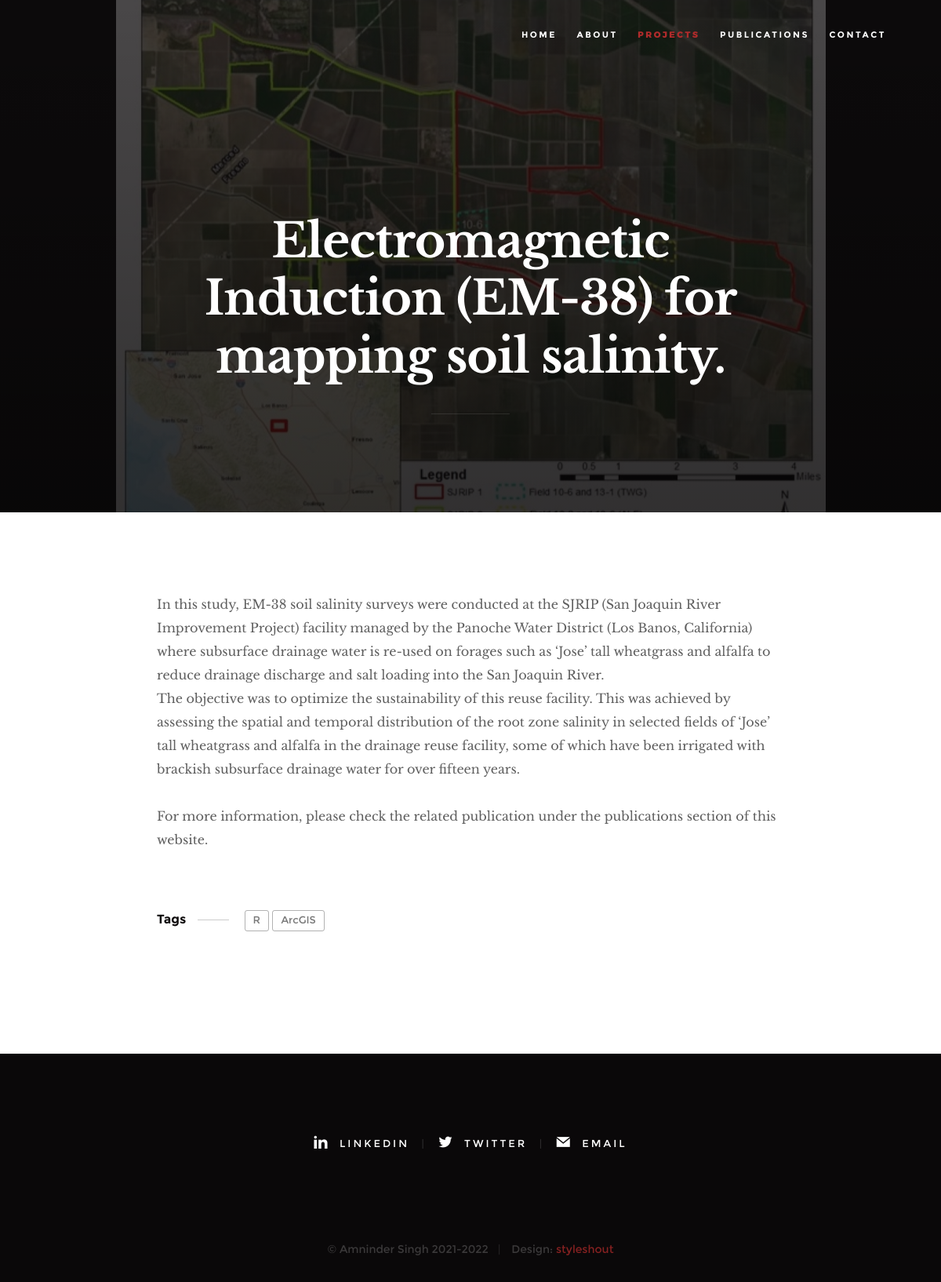
Page /project/3/ on the earlier database version.
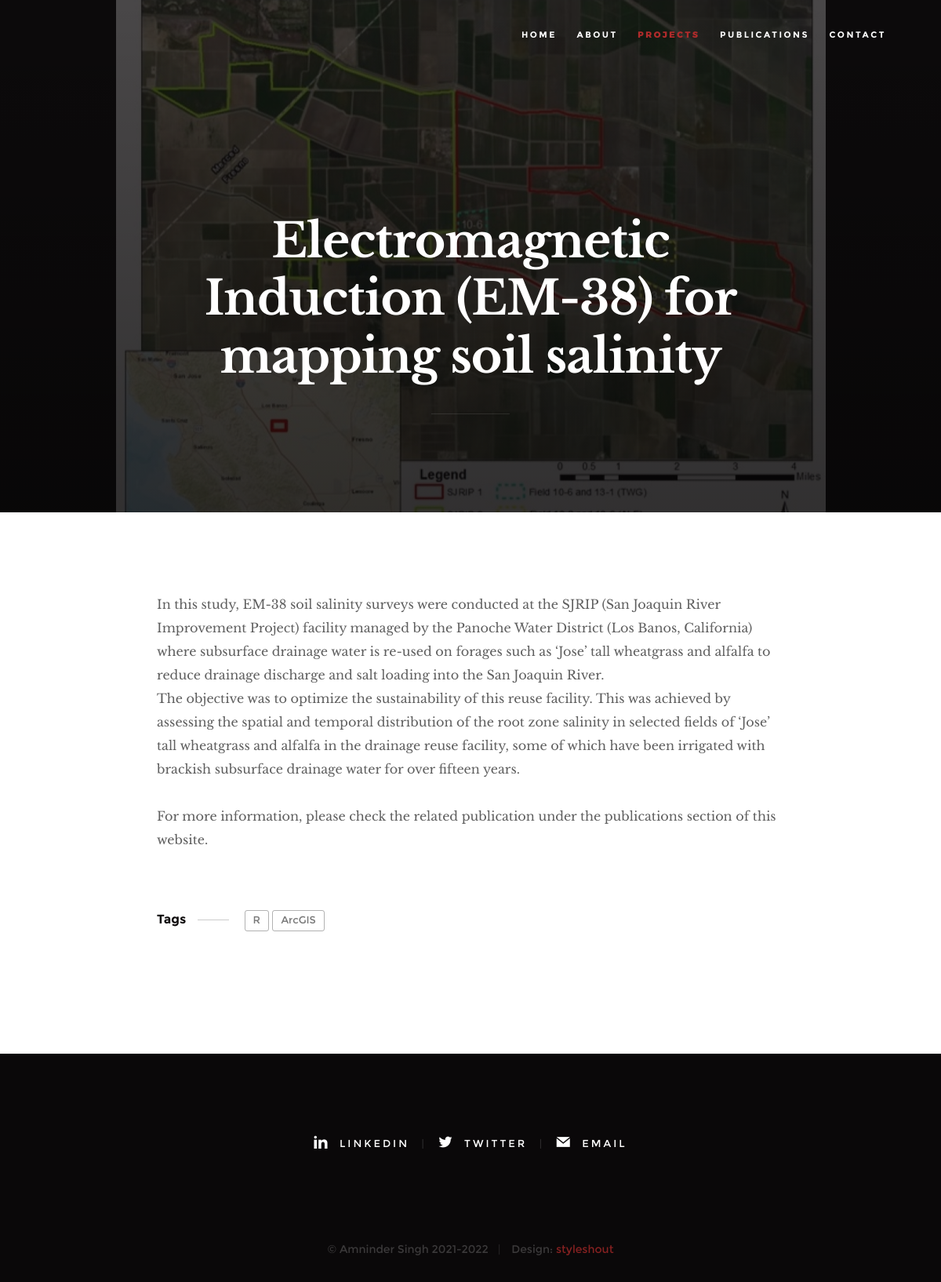
Same page on the later database version.
### home/models.py (models this page shows, shortened)
class Project(models.Model):
    title = models.CharField(max_length=200)
    description = models.TextField(null=True, blank=True)
    featured_image = models.ImageField(null=True, blank=True, default="default.jpg")
    image1 = models.ImageField(null=True, blank=True, default="default.jpg")
    image2 = models.ImageField(null=True, blank=True, default="default.jpg")
    image3 = models.ImageField(null=True, blank=True, default="default.jpg")
    project_link = models.TextField(max_length=500, null=True, blank=True)
    publication_link = models.TextField(max_length=2000, null=True, blank=True)
    tags = models.ManyToManyField('Tag', blank=True)
    created = models.DateTimeField(auto_now_add=True)
    class Meta:
        ordering = ['-created']

### home/views.py (the view)
# urls.py: path('project/<int:pk>/', views.project, name = "project")
def project(request, pk):
    projectObj = Project.objects.get(id=pk)
    return render(request, 'single-project.html', {'project': projectObj})

### home/models.py (called while the page is built)
    def __str__(self):
        return self.name

### templates/single-project.html (shortened to what this page needs)
{% load static %}
<!DOCTYPE html>
<html class="no-js" lang="en">
<head>
    <link rel="stylesheet" href="{% static 'css/base.css' %}">
    <link rel="stylesheet" href="{% static 'css/vendor.css' %}">
    <link rel="stylesheet" href="{% static 'css/main.css' %}">
</head>
<body id="top">
    <header class="s-header">
        <nav class="header-nav-wrap">
            <ul class="header-nav">
                <li><a href="{% url 'home' %}" title="home">Home</a></li>
                <li><a href="{% url 'home' %}#about" title="about">About</a></li>
                <li class="current"><a href="{% url 'home' %}#projects" title="projects">Projects</a></li>
                <li><a href="{% url 'home' %}#publications" title="publications">Publications</a></li>
                <li><a href="{% url 'home' %}#contact" title="contact">Contact</a></li>
            </ul>
        </nav>
    </header>
    <article class="blog-single">
        <div class="page-header page-header--single page-hero" style="background-image:url({{project.featured_image.url}});">
            <div class="row page-header__content narrow">
                <article class="col-full">
                    <div class="page-header__info">
                    </div>
                    <h1 class="page-header__title">
                        <a href="#0" title="">
                            {{project.title}}
                        </a>
                    </h1>
                    <ul class="page-header__meta">
                    </ul>
                </article>
            </div>
        </div>
        <div class="row blog-content">
            <div class="col-full blog-content__main">
                <p> {{project.description|linebreaks}}</p>
                <p class="blog-content__tags">
                    <span>Tags</span>
                    {% for tag in project.tags.all %}
                    <span class="blog-content__tag-list">
                        <a>{{tag}}</a>
                    </span>
                    {% endfor %}
                </p>
            </div>
        </div>
    </article>
    <footer>
        <div class="row">
            <div class="col-full">
                <ul class="footer-social">
                    <li><a href="https://www.linkedin.com/in/amninder-singh/" target="_blank">
                        <i class="im im-linkedin" aria-hidden="true"></i>
                        <span>LinkedIn</span>
                    </a></li>
                    <li><a href="https://twitter.com/amnindersahota" target="_blank">
                        <i class="im im-twitter" aria-hidden="true"></i>
                        <span>Twitter</span>
                    </a></li>
                    <li><a href="mailto:asing075@ucr.edu">
                        <i class="im im-mail" aria-hidden="true"></i>
                        <span>Email</span>
                    </a></li>
                </ul>
            </div>
        </div>
        <div class="row footer-bottom">
            <div class="col-twelve">
                <div class="copyright">
                    <span>© Amninder Singh 2021-2022</span>
                    <span>Design: <a href="https://www.styleshout.com/">styleshout</a></span>
                </div>
            </div>
        </div>
    </footer>
</body>
</html>

Differences in the rows shown:
changed Project: title "Electromagnetic Induction (EM-38) for mapping soil salinity." → "Electromagnetic Induction (EM-38) for mapping soil salinity"
